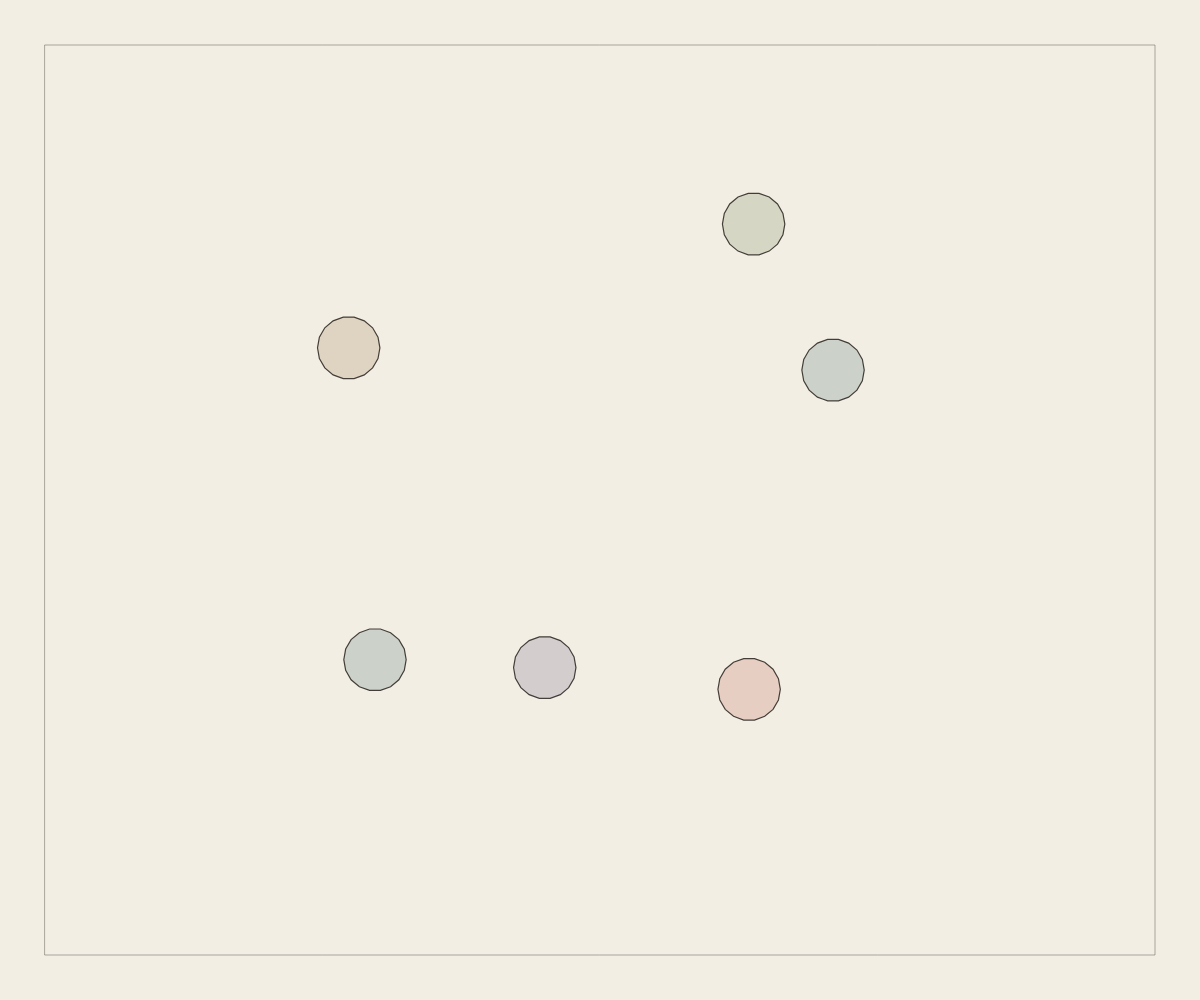
Frame 1 (no input)
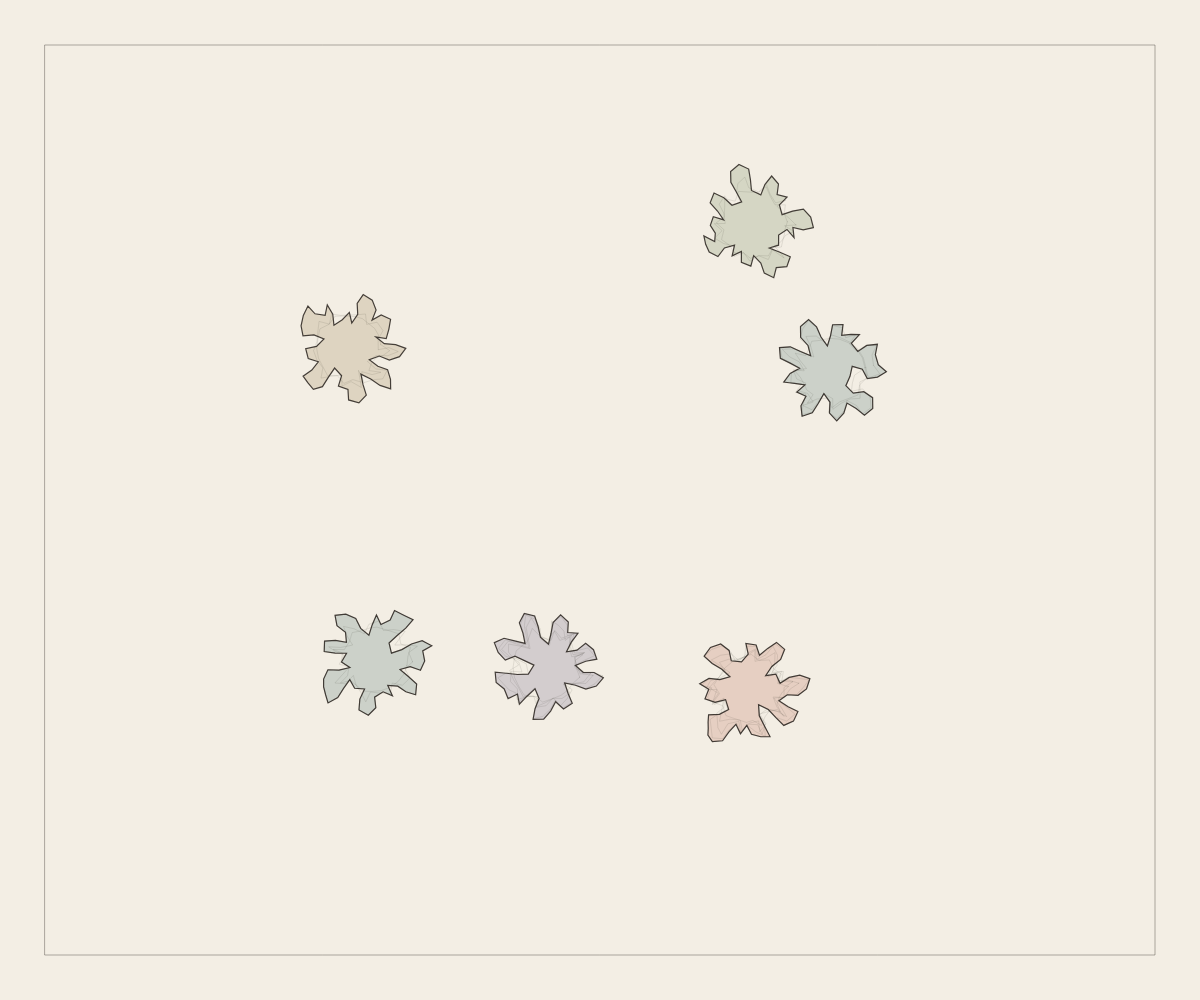
Frame 60 (no input)
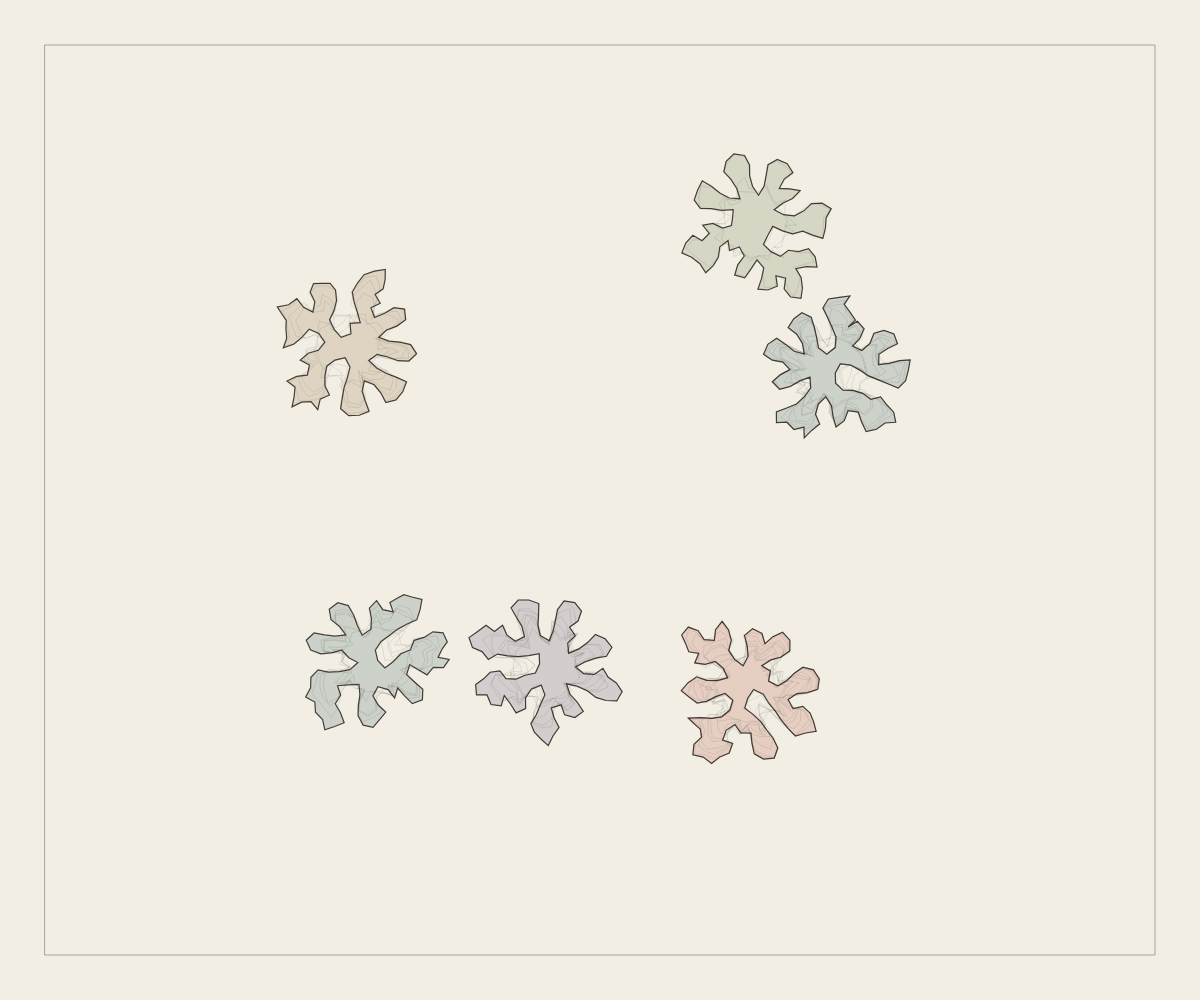
Frame 120 (the mouse pressed at the canvas centre since frame 60)

The p5.js sketch that drew these frames (run headless with seeded random() and noise() and a simulated clock; from frame 60 on, the mouse is pressed at the canvas centre):

// p5.js sketch
// ── sketch.js
// ---------------------------------------------------------------- parâmetros
let passo;            // distância de repouso entre nós vizinhos do fio
let margem;           // moldura da lâmina: o tecido não passa daqui
let raio;             // alcance da repulsão (é o "espaço pessoal" do nó)
let maxNos;           // teto de nós, só para não derreter a máquina

const K_ATRACAO  = 0.42;   // regra 1
const K_REPULSAO = 0.36;   // regra 2
const K_SUAVIZA  = 0.16;   // regra 3
const VIZINHOS_MAX = 10;   // regra 4: acima disso o nó se considera sufocado

const PALETA = 0;     // 0 = lâmina, 1 = negativo

const PALETAS = [
  { nome: 'LÂMINA', fundo: [243, 238, 228], traco: [38, 32, 28], marca: [38, 32, 28],
    tintas: [[176, 84, 58], [52, 96, 96], [140, 108, 56], [86, 74, 120], [96, 118, 72]] },
  { nome: 'NEGATIVO', fundo: [16, 18, 22], traco: [232, 228, 218], marca: [150, 200, 230],
    tintas: [[214, 110, 72], [90, 176, 176], [220, 178, 96], [150, 132, 208], [140, 188, 110]] }
];

// ------------------------------------------------------------------- estado
let tecidos = [];     // cada tecido é um fio fechado de nós
let grade = [], cols, linhas, celula;
let memoria;          // camada onde ficam registradas as marcas de crescimento
let totalNos = 0;

function setup() {
  createCanvas(windowWidth, windowHeight);
  iniciar();
}

function windowResized() {
  resizeCanvas(windowWidth, windowHeight);
  iniciar();
}

function iniciar() {
  const base = min(width, height);
  passo = base * 0.012;
  margem = base * 0.045;
  raio = passo * 2.3;
  maxNos = constrain(floor(width * height / 190), 2500, 9000);

  celula = raio;
  cols = ceil(width / celula) + 1;
  linhas = ceil(height / celula) + 1;
  grade = new Array(cols * linhas);
  for (let i = 0; i < grade.length; i++) grade[i] = [];

  memoria = createGraphics(width, height);
  memoria.clear();

  tecidos = [];
  const n = floor(random(4, 8));
  for (let i = 0; i < n; i++) {
    semear(random(width * 0.18, width * 0.82), random(height * 0.18, height * 0.82));
  }
}

// uma semente é só um anel minúsculo de nós — todo o resto é consequência
function semear(x, y) {
  const nNos = 18, r = passo * 2.6;
  const pontos = [];
  for (let i = 0; i < nNos; i++) {
    const a = TWO_PI * i / nNos;
    pontos.push({ x: x + cos(a) * r, y: y + sin(a) * r, fx: 0, fy: 0 });
  }
  tecidos.push({ pontos, tinta: floor(random(5)), vivo: true });
}

// ===========================================================================
//  GRADE ESPACIAL
//  Sem ela, cada nó teria de perguntar a distância a todos os outros. Com ela,
//  um nó só conversa com quem está na sua célula e nas oito ao redor — que é
//  justamente o que faz a regra 2 ser LOCAL e não global.
// ===========================================================================

function reconstruirGrade() {
  for (let i = 0; i < grade.length; i++) grade[i].length = 0;
  totalNos = 0;
  for (const t of tecidos) {
    for (const p of t.pontos) {
      const gx = constrain(floor(p.x / celula), 0, cols - 1);
      const gy = constrain(floor(p.y / celula), 0, linhas - 1);
      grade[gy * cols + gx].push(p);
      totalNos++;
    }
  }
}

// quantos nós existem a menos de `r` de (x, y)
function contarPerto(x, y, r) {
  const gx = constrain(floor(x / celula), 0, cols - 1);
  const gy = constrain(floor(y / celula), 0, linhas - 1);
  const r2 = r * r;
  let n = 0;
  for (let j = max(0, gy - 1); j <= min(linhas - 1, gy + 1); j++) {
    for (let i = max(0, gx - 1); i <= min(cols - 1, gx + 1); i++) {
      const balde = grade[j * cols + i];
      for (let k = 0; k < balde.length; k++) {
        const dx = balde[k].x - x, dy = balde[k].y - y;
        if (dx * dx + dy * dy < r2) n++;
      }
    }
  }
  return n;
}

// ===========================================================================
//  AS QUATRO REGRAS
// ===========================================================================

function passoDaSimulacao() {
  reconstruirGrade();

  for (const t of tecidos) {
    const p = t.pontos, n = p.length;
    for (let i = 0; i < n; i++) p[i].fx = p[i].fy = 0;

    for (let i = 0; i < n; i++) {
      const a = p[i], ant = p[(i - 1 + n) % n], pro = p[(i + 1) % n];

      // regra 1 — manter a distância de repouso com os dois vizinhos do fio
      atrair(a, ant); atrair(a, pro);

      // regra 3 — ir na direção da média dos vizinhos (tira as quinas)
      a.fx += ((ant.x + pro.x) * 0.5 - a.x) * K_SUAVIZA;
      a.fy += ((ant.y + pro.y) * 0.5 - a.y) * K_SUAVIZA;

      // regra 2 — empurrar quem invadiu o espaço pessoal, seja de quem for
      repelir(a);

      // as bordas também empurram: o tecido cresce dentro de uma lâmina fechada
      const m = margem;
      if (a.x < m) a.fx += (m - a.x) * 0.25;
      if (a.x > width - m) a.fx -= (a.x - (width - m)) * 0.25;
      if (a.y < m) a.fy += (m - a.y) * 0.25;
      if (a.y > height - m) a.fy -= (a.y - (height - m)) * 0.25;
    }

    // aplica o deslocamento, com limite para o fio nunca dar um salto
    const teto = passo * 0.45;
    for (let i = 0; i < n; i++) {
      const a = p[i];
      const d = sqrt(a.fx * a.fx + a.fy * a.fy);
      if (d > teto) { a.fx *= teto / d; a.fy *= teto / d; }
      a.x = constrain(a.x + a.fx, margem, width - margem);
      a.y = constrain(a.y + a.fy, margem, height - margem);
    }
  }

  // regra 4 — crescer onde ainda couber
  if (totalNos < maxNos) for (const t of tecidos) crescer(t);
  else for (const t of tecidos) t.vivo = false;
}

function atrair(a, b) {
  const dx = b.x - a.x, dy = b.y - a.y;
  const d = sqrt(dx * dx + dy * dy);
  if (d < 0.0001) return;
  const f = (d - passo) / d * K_ATRACAO;
  a.fx += dx * f; a.fy += dy * f;
}

function repelir(a) {
  const gx = constrain(floor(a.x / celula), 0, cols - 1);
  const gy = constrain(floor(a.y / celula), 0, linhas - 1);
  for (let j = max(0, gy - 1); j <= min(linhas - 1, gy + 1); j++) {
    for (let i = max(0, gx - 1); i <= min(cols - 1, gx + 1); i++) {
      const balde = grade[j * cols + i];
      for (let k = 0; k < balde.length; k++) {
        const b = balde[k];
        if (b === a) continue;
        const dx = a.x - b.x, dy = a.y - b.y;
        const d2 = dx * dx + dy * dy;
        if (d2 > raio * raio || d2 < 0.0001) continue;
        const d = sqrt(d2);
        const f = (1 - d / raio) * K_REPULSAO / d;
        a.fx += dx * f; a.fy += dy * f;
      }
    }
  }
}

/*  O fio não cresce por igual: sorteia arestas e só insere um nó novo se o
    ponto médio ainda tiver vizinhança folgada. Como a folga varia de lugar
    para lugar, umas partes do fio disparam e outras travam — e é dessa
    diferença de ritmo (daí "crescimento diferencial") que saem os lóbulos. */
function crescer(t) {
  const p = t.pontos;
  const tentativas = max(1, floor(p.length * 0.03));
  let inseriu = false;
  for (let k = 0; k < tentativas; k++) {
    const i = floor(random(p.length));
    const a = p[i], b = p[(i + 1) % p.length];
    const mx = (a.x + b.x) * 0.5, my = (a.y + b.y) * 0.5;
    const esticada = dist(a.x, a.y, b.x, b.y) > passo * 1.5;
    if (!esticada && contarPerto(mx, my, raio) > VIZINHOS_MAX) continue;  // sufocado
    p.splice(i + 1, 0, { x: mx, y: my, fx: 0, fy: 0 });
    inseriu = true;
  }
  t.vivo = inseriu;
}

// ===========================================================================
//  DESENHO
// ===========================================================================

function draw() {
  const P = PALETAS[PALETA];
  background(P.fundo[0], P.fundo[1], P.fundo[2]);

  passoDaSimulacao();
  if (frameCount % 10 === 0) registrarMarca(P);     // o tecido deixa rastro

  for (const t of tecidos) {
    const c = P.tintas[t.tinta];
    noStroke(); fill(c[0], c[1], c[2], 52);
    contorno(t);
  }
  image(memoria, 0, 0);
  for (const t of tecidos) {
    noFill(); stroke(P.traco[0], P.traco[1], P.traco[2], 215); strokeWeight(1.2);
    contorno(t);
  }

  // a moldura da lâmina: é contra ela que o tecido se achata
  noFill(); stroke(P.traco[0], P.traco[1], P.traco[2], 90); strokeWeight(1);
  rect(margem, margem, width - margem * 2, height - margem * 2);
}

function contorno(t) {
  beginShape();
  for (const p of t.pontos) vertex(p.x, p.y);
  endShape(CLOSE);
}

// a memória guarda o contorno de tempos em tempos: o resultado são anéis de
// crescimento, o registro de por onde a borda já passou
function registrarMarca(P) {
  memoria.noFill();
  memoria.stroke(P.marca[0], P.marca[1], P.marca[2], 24);
  memoria.strokeWeight(1);
  for (const t of tecidos) {
    if (!t.vivo) continue;              // tecido parado não deixa mais rastro
    memoria.beginShape();
    for (const p of t.pontos) memoria.vertex(p.x, p.y);
    memoria.endShape(CLOSE);
  }
}
